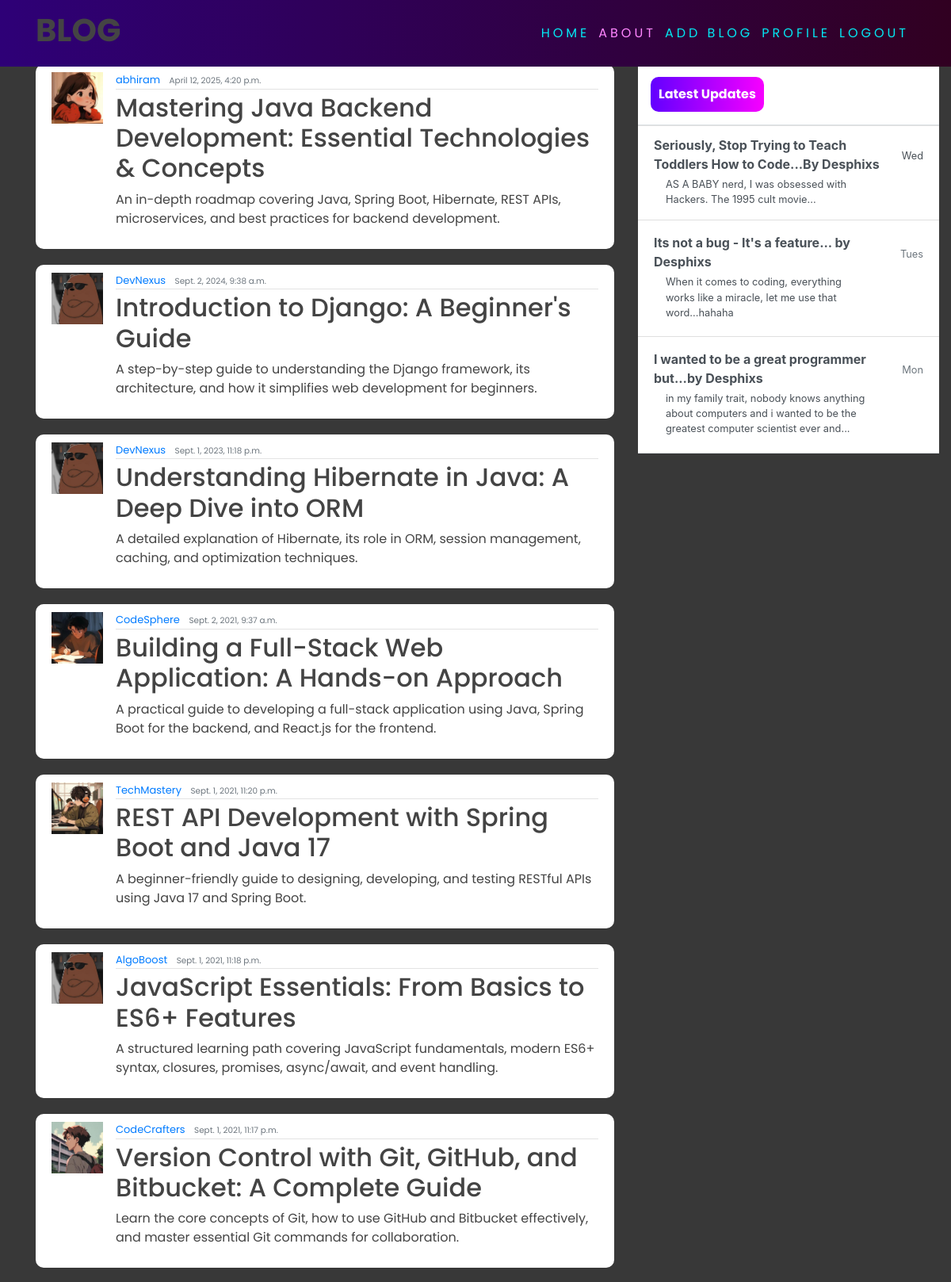
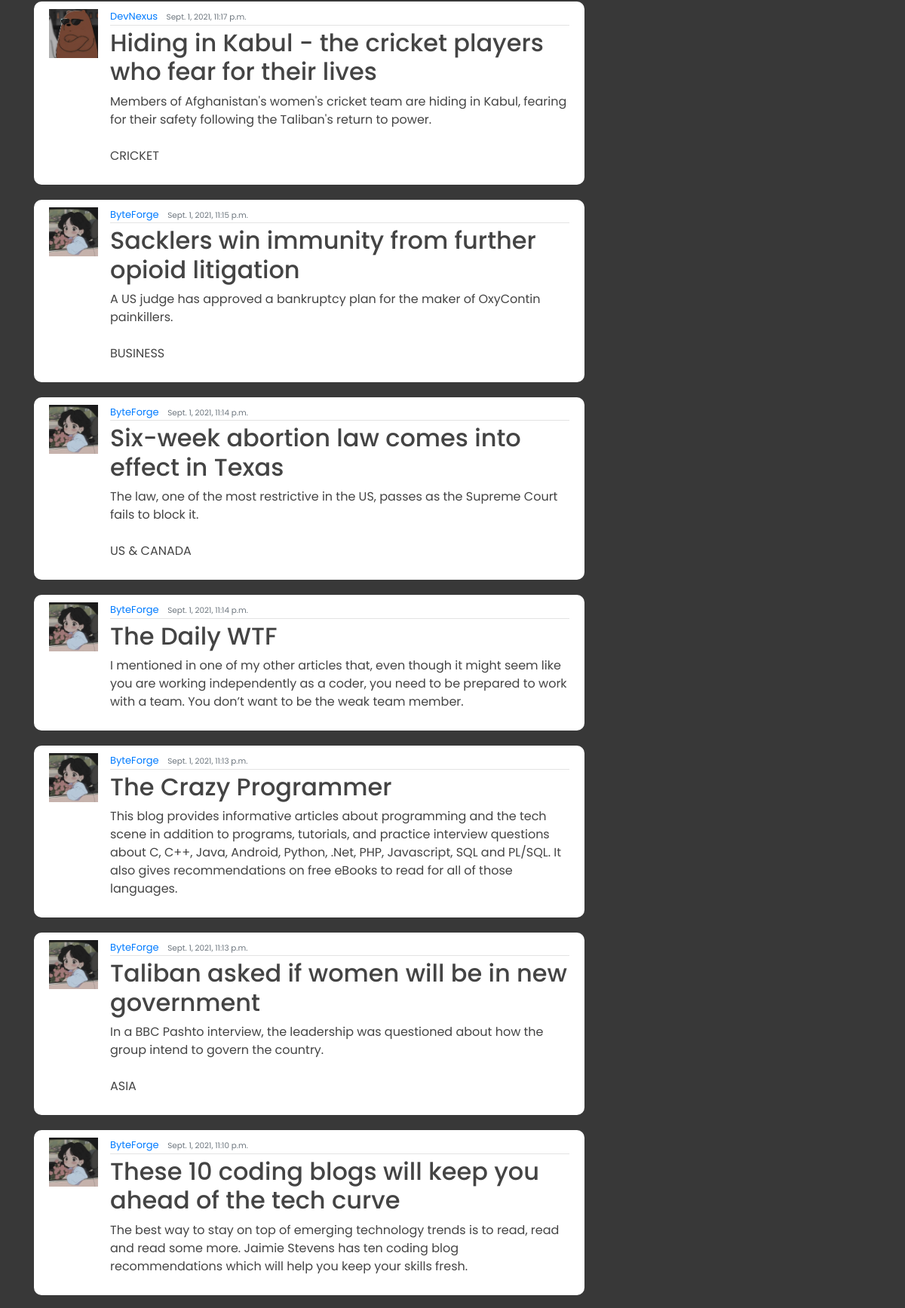
/ (signed in, upper part), run on the app's committed database (2 pictures, top to bottom).
### blog/models.py (models this page shows, shortened)
class Post(models.Model):
    title = models.CharField(max_length=200)
    content = models.TextField()
    date_posted = models.DateTimeField(default=timezone.now)
    author = models.ForeignKey(User, on_delete=models.CASCADE)

### users/models.py (models this page shows, shortened)
class Profile(models.Model):
    user = models.OneToOneField(User, on_delete=models.CASCADE)
    image = models.ImageField(default='default.jpg', upload_to='profile_pics')

### blog/views.py (the view)
# urls.py: path('', PostListView.as_view(), name="blog-home"),
class PostListView(LoginRequiredMixin, ListView):
    model = Post
    template_name = 'blog/home.html'
    context_object_name = 'posts'
    ordering = ["-date_posted"]

### blog/templates/blog/home.html
{% extends 'blog/base.html' %}
{% block content %}
    {% for posts in posts %}
        <article class="media content-section">
            <img class="rounded-cirlce article-img" src="{{ posts.author.profile.image.url }}" alt="">
            <div class="media-body">
              <div class="article-metadata">
                <a class="mr-2" href="#">{{ posts.author }}</a>
                <small class="text-muted">{{ posts.date_posted }}</small>
              </div>
              <h2><a class="article-title" href="{% url 'blog-detail' posts.id %}">{{ posts.title }}</a></h2>
              <p class="article-content">{{ posts.content }}</p>
            </div>
            <br>
          </article>
    {% endfor  %}
{% endblock content %}

### blog/templates/blog/base.html (shortened to what this page needs)
{% load static %}
<!DOCTYPE html>
<html>
<head>
    <link rel="stylesheet" href="https://maxcdn.bootstrapcdn.com/bootstrap/4.0.0/css/bootstrap.min.css">
    <link rel="stylesheet" href="{% static 'blog/main.css' %}">
</head>
<body>
    <header class="site-header">
      <nav class="navbar navbar-expand-md navbar-dark bg-steel fixed-top">
        <div class="container">
          <h1 class="blogg"><b>BLOG</b></h1>
          <div class="collapse navbar-collapse" id="navbarToggle">
            <div class="navbar-nav ml-auto">
                {% if user.is_authenticated %}
                    <a id="auth-links" href="{% url 'blog-home' %}">HOME</a>
                    <a id="auth-links" href="{% url 'blog-about' %}">ABOUT</a>
                    <a href="{% url 'blog-new' %}" id="auth-links">add blog</a>
                    <a href="{% url 'profile' %}" id="auth-links">profile</a>
                  <a href="#" id="auth-links" onclick="document.getElementById('logout-form').submit(); return false;">
                      Logout
                  </a>
                {% else %}
                    <a href="{% url 'login' %}" id="auth-links">Login</a> <a>|</a>
                    <a href="{% url 'register' %}" id="auth-links">Register</a>
                {% endif %}
            </div>
        </div>
          </div>
      </nav>
    </header>
    <main role="main" class="container">
      <div class="row">
          <div class="col-md-8">
          </div>
        <div class="col-md-8">
           {% block content %}{% endblock %}
        </div>
        <div class="col-md-4">
          <div class="content-sectionw">
            <div class="d-flex flex-column align-items-stretch flex-shrink-0 bg-white" style="width: 380px;" style="padding-top: 120px;">
                <a id="list-group" style="text-decoration: none;" href="" class="d-flex align-items-center flex-shrink-0 p-3 link-dark text-decoration-none border-bottom">
                  <span class="fs-5 fw-semibold" id="gist-btn">Latest Updates</span>
                </a>
                <div class="list-group list-group-flush border-bottom scrollarea">
                  <a href="#" class="list-group-item list-group-item-action  lh-tight" aria-current="true">
                    <div class="d-flex w-100 align-items-center justify-content-between">
                      <strong class="mb-1">Seriously, Stop Trying to Teach Toddlers How to Code...By Desphixs
                    </strong>
                      <small>Wed</small>
                    </div>
                    <div class="col-10 mb-1 small">AS A BABY nerd, I was obsessed with Hackers. The 1995 cult movie... </div>
                  </a>
                  <a href="#" class="list-group-item list-group-item-action py-3 lh-tight">
                    <div class="d-flex w-100 align-items-center justify-content-between">
                      <strong class="mb-1">Its not a bug - It's a feature... by Desphixs</strong>
                      <small class="text-muted">Tues</small>
                    </div>
                    <div class="col-10 mb-1 small">When it comes to coding, everything works like a miracle, let me use that word...hahaha</div>
                  </a>
                  <a href="#" class="list-group-item list-group-item-action py-3 lh-tight">
                    <div class="d-flex w-100 align-items-center justify-content-between">
                      <strong class="mb-1">I wanted to be a great programmer but...by Desphixs</strong>
                      <small class="text-muted">Mon</small>
                    </div>
                    <div class="col-10 mb-1 small">in my family trait, nobody knows anything about computers and i wanted to be the greatest computer scientist ever and...</div>
                  </a>
                </div>
              </div>
          </div>
        </div>
      </div>
    </main>
</body>
</html>

### blog/static/blog/main.css (style rules this page uses)
body { background-color: rgb(56, 56, 56); margin-top: 5rem; background-size: contain; background-repeat: no-repeat; }
h1, h2, h3, h4, h5, h6, p { color: #444444; font-family: 'Poppins', sans-serif; }
.bg-steel { background: linear-gradient(270deg, rgb(49, 0, 33) 0%, rgb(46, 0, 119) 100%); }
.content-section { background: #ffffff; padding: 10px 20px; border-radius: 10px; margin-bottom: 20px; }
.article-title { color: #444444; }
.article-content { white-space: pre-line; }
.article-img { height: 65px; width: 65px; margin-right: 16px; }
.article-metadata { font-family: 'Poppins', sans-serif; padding-bottom: 1px; margin-bottom: 4px; font-size: 13px; border-bottom: 1px solid #e3e3e3 }
#auth-links { font-family: 'Poppins', sans-serif; position: relative; display: inline-block; padding: 12px 3px; margin: 10px 0; color: #03e9f4; text-decoration: none; text-transform: uppercase; transition: 0.5s; letter-spacing: 4px; overflow: hidden; margin-right: 5px; }
#auth-links:nth-child(2) { filter: hue-rotate(110deg); }
#gist-btn { color: black; background: linear-gradient(270deg, rgb(247, 0, 255) 0%, rgb(98, 0, 255) 100%); padding: 10px; color: white; font-family: 'Poppins', sans-serif; font-weight: bold; border-radius: 10px; }

### data on the page
Post: author.profile.image (picture), author "abhiram", date_posted "April 12, 2025, 4:20 p.m.", title "Mastering Java Backend Development: Essential Technologies & Concepts", content "An in-depth roadmap covering Java, Spring Boot, Hibernate, REST APIs, microservices, and best practices for backend development."
Post: author.profile.image (picture), author "DevNexus", date_posted "Sept. 2, 2024, 9:38 a.m.", title "Introduction to Django: A Beginner's Guide", content "A step-by-step guide to understanding the Django framework, its architecture, and how it simplifies web development for beginners."
Post: author.profile.image (picture), author "DevNexus", date_posted "Sept. 1, 2023, 11:18 p.m.", title "Understanding Hibernate in Java: A Deep Dive into ORM", content "A detailed explanation of Hibernate, its role in ORM, session management, caching, and optimization techniques."
Post: author.profile.image (picture), author "CodeSphere", date_posted "Sept. 2, 2021, 9:37 a.m.", title "Building a Full-Stack Web Application: A Hands-on Approach", content "A practical guide to developing a full-stack application using Java, Spring Boot for the backend, and React.js for the frontend."
Post: author.profile.image (picture), author "TechMastery", date_posted "Sept. 1, 2021, 11:20 p.m.", title "REST API Development with Spring Boot and Java 17", content "A beginner-friendly guide to designing, developing, and testing RESTful APIs using Java 17 and Spring Boot."
Post: author.profile.image (picture), author "AlgoBoost", date_posted "Sept. 1, 2021, 11:18 p.m.", title "JavaScript Essentials: From Basics to ES6+ Features", content "A structured learning path covering JavaScript fundamentals, modern ES6+ syntax, closures, promises, async/await, and event handling."
Post: author.profile.image (picture), author "CodeCrafters", date_posted "Sept. 1, 2021, 11:17 p.m.", title "Version Control with Git, GitHub, and Bitbucket: A Complete Guide", content "Learn the core concepts of Git, how to use GitHub and Bitbucket effectively, and master essential Git commands for collaboration."
Post: author.profile.image (picture), author "DevNexus", date_posted "Sept. 1, 2021, 11:17 p.m.", title "Hiding in Kabul - the cricket players who fear for their lives", content "Members of Afghanistan's women's cricket team are hiding in Kabul, fearing for their safety following the Taliban's return to power. CRICKET"
Post: author.profile.image (picture), author "ByteForge", date_posted "Sept. 1, 2021, 11:15 p.m.", title "Sacklers win immunity from further opioid litigation", content "A US judge has approved a bankruptcy plan for the maker of OxyContin painkillers. BUSINESS"
Post: author.profile.image (picture), author "ByteForge", date_posted "Sept. 1, 2021, 11:14 p.m.", title "Six-week abortion law comes into effect in Texas", content "The law, one of the most restrictive in the US, passes as the Supreme Court fails to block it. US & CANADA"
Post: author.profile.image (picture), author "ByteForge", date_posted "Sept. 1, 2021, 11:14 p.m.", title "The Daily WTF", content "I mentioned in one of my other articles that, even though it might seem like you are working independently as a coder, you need to be prepared to work with a team. You don’t want to be the weak team member."
Post: author.profile.image (picture), author "ByteForge", date_posted "Sept. 1, 2021, 11:13 p.m.", title "The Crazy Programmer", content "This blog provides informative articles about programming and the tech scene in addition to programs, tutorials, and practice interview questions about C, C++, Java, Android, Python, .Net, PHP, Javascript, SQL and PL/SQL. It also gives recommendations on free eBooks to read for all of those languages."
Post: author.profile.image (picture), author "ByteForge", date_posted "Sept. 1, 2021, 11:13 p.m.", title "Taliban asked if women will be in new government", content "In a BBC Pashto interview, the leadership was questioned about how the group intend to govern the country. ASIA"
Post: author.profile.image (picture), author "ByteForge", date_posted "Sept. 1, 2021, 11:10 p.m.", title "These 10 coding blogs will keep you ahead of the tech curve", content "The best way to stay on top of emerging technology trends is to read, read and read some more. Jaimie Stevens has ten coding blog recommendations which will help you keep your skills fresh."
